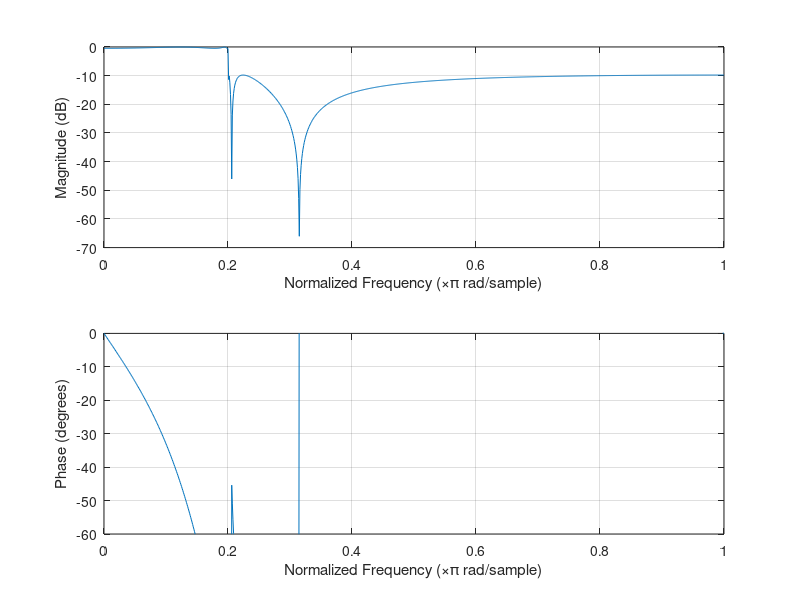
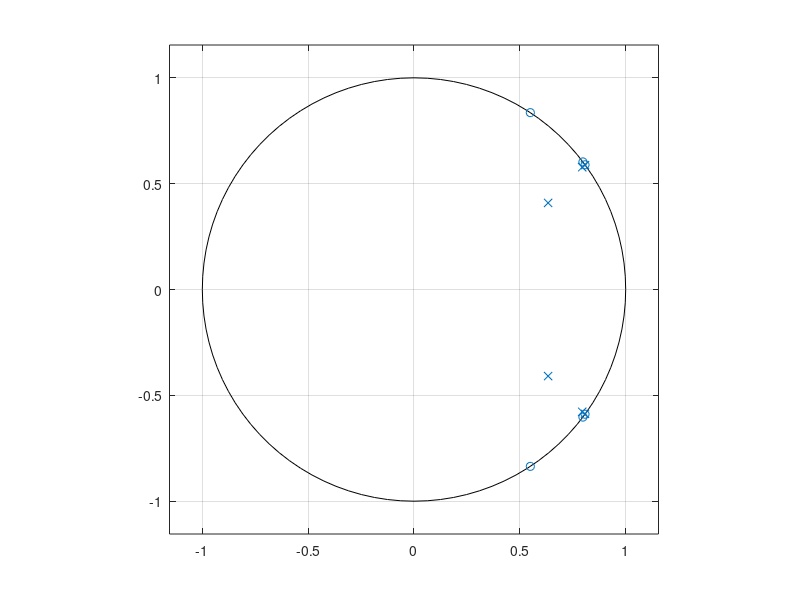
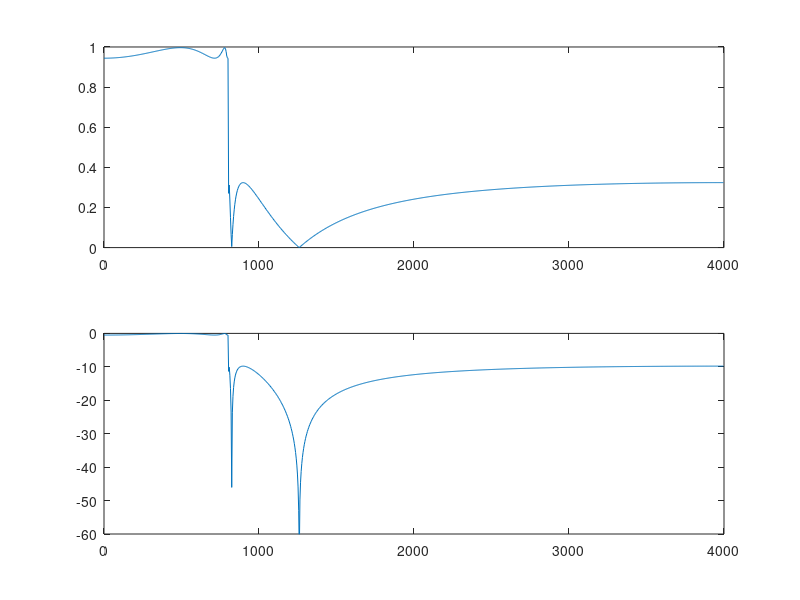
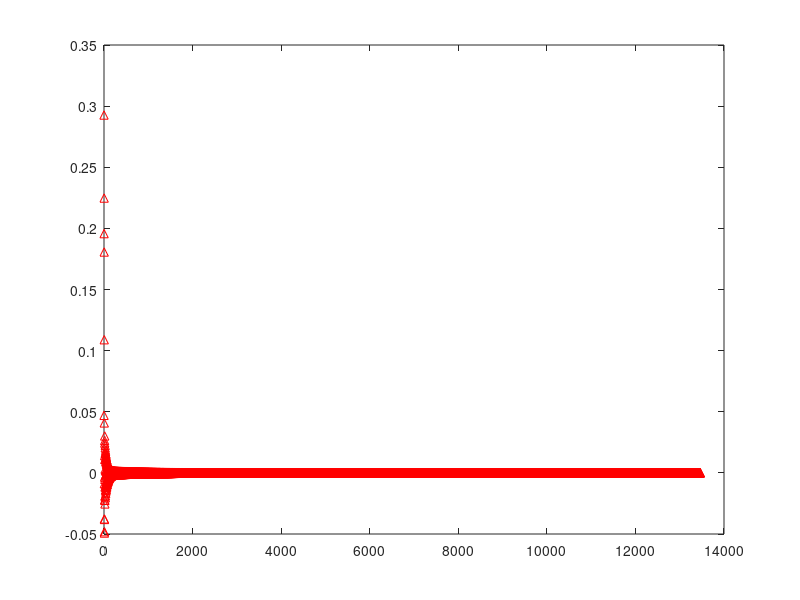

MATLAB code to generate these figures, in order:
% fc = 800;
% fs = 8000;
% N = 6;
% 
% [b,a] = butter(N, 2*fc/fs);
% 
% [H,F] = freqz(b,a,1000,fs);
% 
% max(abs(roots(a)))
% 
% figure(1)
% freqz(b,a,1000)
% ylim([-60 0])
% 
% figure(2)
% zplane(b,a)
% 
% figure(3)
% subplot(211)
% plot(F, abs(H))
% subplot(212)
% plot(F, 20*log10(abs(H)))
% ylim([-60 0])
% xlim([0 4000])
% 
% figure(4)
% impz(b,a)


fc = 800;
fs = 8000;
N = 6;

%[b,a] = cheby1(N, 3 , 2*fc/fs);
%[b,a] = cheby2(N, 3 , 2*fc/fs);
[b,a] = ellip(N, 0.5 ,10 ,2*fc/fs);

[H,F] = freqz(b,a,1000,fs);

max(abs(roots(a)))

figure(1)
freqz(b,a,1000)
ylim([-60 0])

figure(2)
zplane(b,a)

figure(3)
subplot(211)
plot(F, abs(H))
subplot(212)
plot(F, 20*log10(abs(H)))
ylim([-60 0])
xlim([0 4000])

figure(4)
impz(b,a)